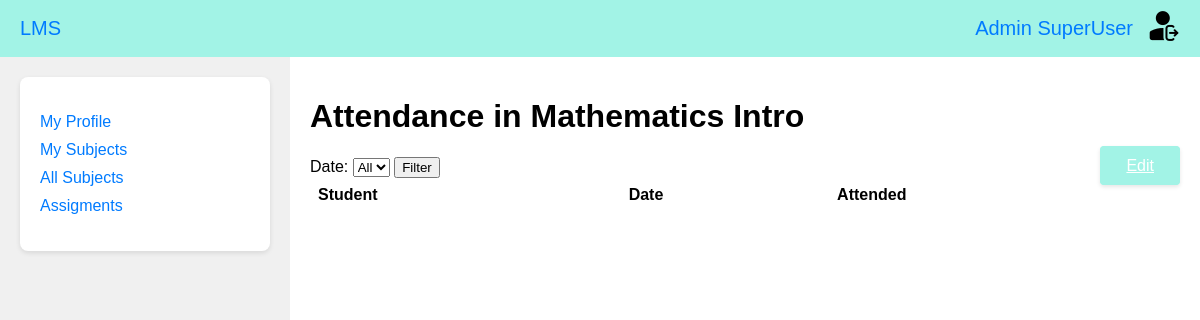
The app's page /attendances/ (signed in), older data.
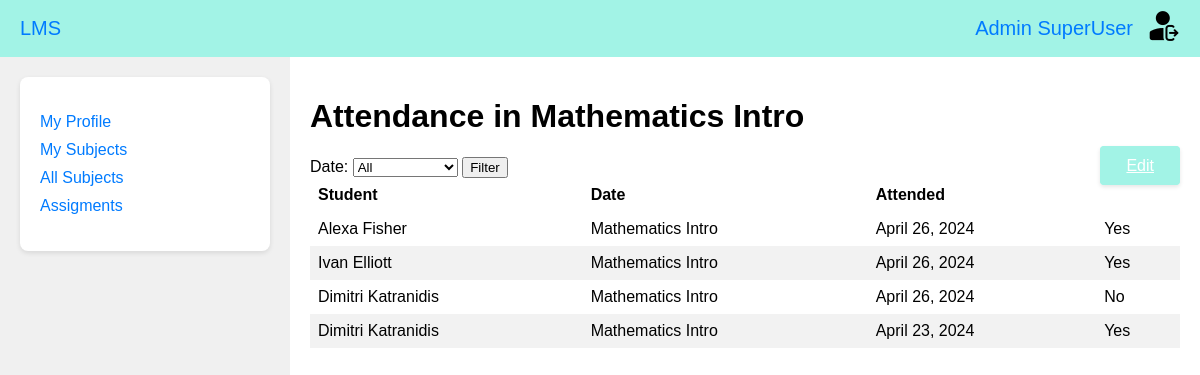
The same page, newer data.
### universities_app/models.py (models this page shows)
class Attendance(models.Model):
    student = models.ForeignKey("Student", on_delete=models.CASCADE, verbose_name=_("Student"))
    subject = models.ForeignKey("Subject", on_delete=models.CASCADE, verbose_name=_("Subject"))
    date = models.DateField(verbose_name=_("Date"))
    attended = models.BooleanField(default=False, verbose_name=_('Attended'))
    class Meta:
        verbose_name = _("Attendance")
        verbose_name_plural = _("Attendances")

class Student(models.Model):
    user = models.OneToOneField(
        "accounts_app.CustomUser", on_delete=models.CASCADE, verbose_name=_("User")
    )
    first_name = models.CharField(
        max_length=200, verbose_name=_("Student first name"), blank=True
    )
    last_name = models.CharField(
        max_length=200, verbose_name=_("Student last name"), blank=True
    )
    faculty = models.ForeignKey(
        "Faculty", on_delete=models.CASCADE, verbose_name=_("Faculty")
    )
    class Meta:
        verbose_name = _("Student")
        verbose_name_plural = _("Students")
    def __str__(self):
        return f"{self.first_name} {self.last_name}"

class Subject(models.Model):
    name = models.CharField(max_length=200, verbose_name=_("Subject name"), unique=True)
    description = models.TextField(verbose_name=_("Description"))
    syllabus = models.FileField(verbose_name=_("Syllabus"), upload_to="syllabus/")
    faculties = models.ManyToManyField("Faculty", verbose_name=_("Faculties"))
    lecturer = models.OneToOneField(
        "Lecturer", on_delete=models.CASCADE, verbose_name=_("Lecturer")
    )
    student = models.ManyToManyField(
        "Student",
        verbose_name=_("Student"),
        limit_choices_to={"id__lte": 7},
        blank=True,
    )
    class Meta:
        verbose_name = _("Subject")
        verbose_name_plural = _("Subjects")
    def __str__(self):
        return self.name

### universities_app/views.py (the view)
# urls.py: path('attendances/', AttendanceView.as_view(), name='attendances'),
@method_decorator(login_required(login_url='/'), name='dispatch')
class AttendanceView(ListView):
    model = Attendance
    template_name = 'universities_app/lecturer/attendances.html'
    context_object_name = 'attendance_records'
    def get_context_data(self, **kwargs: Any):
        context = super().get_context_data(**kwargs)
        context['dates'] = Attendance.objects.dates('date', 'day')
        context['selected_date'] = self.get_selected_date()
        context['subject'] = Subject.objects.filter(lecturer=self.request.user.lecturer).first()
        return context
    def get_queryset(self):
        queryset = super().get_queryset()
        date = self.request.GET.get('date')
        if date:
            queryset = queryset.filter(date=date)
        return queryset
    def get_selected_date(self):
        try:
            return self.request.GET.get('date')
        except TypeError:
            return None

### templates/universities_app/lecturer/attendances.html (shortened to what this page needs)
{% load static %}
<!DOCTYPE html>
<html lang="en">
<head>
    <link rel="stylesheet" href="{% static 'css/main_styles.css' %}?v=2">
</head>
<body>
    {% include 'menu.html' %}
    <div class="main-page">
        <div class="main-page-content">
            <div class="sidebar">
                <div class="box">
                    <ul>
                        <li><a href="{% url 'profile' %}">My Profile</a></li>
                        <li><a href="{% url 'subjects' %}">My Subjects</a></li>
                        <li><a href="{% url 'all_subjects' %}"> All Subjects</a></li>
                        <li><a href="{% url 'assigments' %}">Assigments</a></li>
                    </ul>
                </div>
            </div>
            <div class="content">
                <h1>Attendance in {{ subject.name }}</h1>
                <div class="subjects-button">
                    <a href="{% url 'attendance_new' %}" class="button">Edit</a>
                </div>
                <form method="get" class="filter-form">
                    <label for="Date">Date:</label>
                    <select name="date" id="date">
                        <option value="">All</option>
                    </select>
                    <button type="submit">Filter</button>
                </form>
                <table>
                    <thead>
                        <tr>
                            <th>Student</th>
                            <th>Date</th>
                            <th>Attended</th>
                        </tr>
                    </thead>
                    <tbody>
                        {% for record in attendance_records %}
                        <tr>
                            <td>{{ record.student }}</td>
                            <td>{{ record.subject }}</td>
                            <td>{{ record.date }}</td>
                            <td>{% if record.attended %}Yes{% else %}No{% endif %}</td>
                        </tr>
                        {% endfor %}
                    </tbody>
                </table>
            </div>
        </div>
    </div>
</body>
</html>

Row changes from the older to the newer data that the page shows:
added Attendance: student "Alexa Fisher", subject "Mathematics Intro", date "April 26, 2024", attended "Yes"
added Attendance: student "Ivan Elliott", subject "Mathematics Intro", date "April 26, 2024", attended "Yes"
added Attendance: student "Dimitri Katranidis", subject "Mathematics Intro", date "April 26, 2024", attended "No"
added Attendance: student "Dimitri Katranidis", subject "Mathematics Intro", date "April 23, 2024", attended "Yes"
